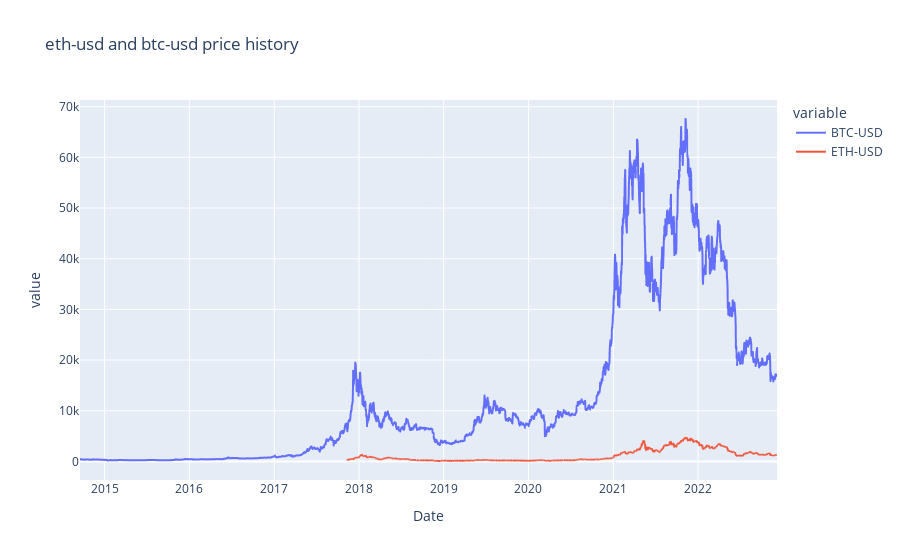

The notebook cell this image was saved under:
### Code cell
yf_prices = yf.download(['BTC-USD', 'ETH-USD'], start='2000-01-01')
prices = yf_prices['Adj Close']
fig1 = px.line(prices, title="eth-usd and btc-usd price history")
fig1.show()

### Figure 1 — Plotly figure (JSON) as saved in the notebook; plotly's stock layout.template omitted (floating-point values rounded to 4 significant figures; data arrays with more than 128 entries replaced by an {"elided": "..."} marker saying what was removed)
{"data": [{"hovertemplate": "variable=BTC-USD<br>Date=%{x}<br>value=%{y}<extra></extra>", "legendgroup": "BTC-USD", "line": {"color": "#636efa", "dash": "solid"}, "marker": {"symbol": "circle"}, "mode": "lines", "name": "BTC-USD", "showlegend": true, "type": "scattergl", "x": {"elided": "3004 str values"}, "xaxis": "x", "y": {"elided": "3004 float values"}, "yaxis": "y"}, {"hovertemplate": "variable=ETH-USD<br>Date=%{x}<br>value=%{y}<extra></extra>", "legendgroup": "ETH-USD", "line": {"color": "#EF553B", "dash": "solid"}, "marker": {"symbol": "circle"}, "mode": "lines", "name": "ETH-USD", "showlegend": true, "type": "scattergl", "x": {"elided": "3004 str values"}, "xaxis": "x", "y": {"elided": "3004 float values"}, "yaxis": "y"}], "layout": {"legend": {"title": {"text": "variable"}, "tracegroupgap": 0}, "title": {"text": "eth-usd and btc-usd price history"}, "xaxis": {"anchor": "y", "domain": [0, 1], "title": {"text": "Date"}}, "yaxis": {"anchor": "x", "domain": [0, 1], "title": {"text": "value"}}}}
